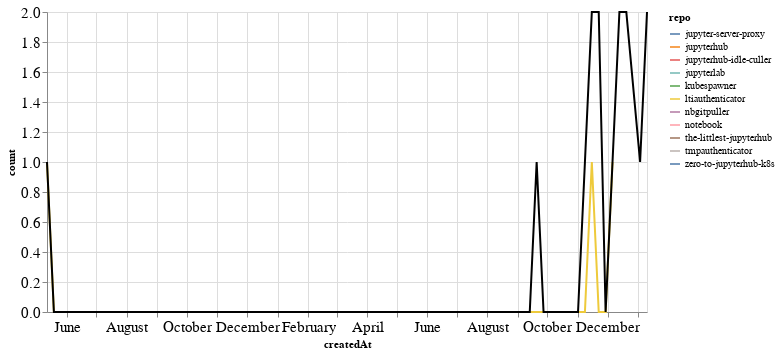

Write notebook code for a chart like this one.
### Markdown cell above
### PRs

### Code cell
prs_time = prs.groupby('repo').resample('W', on='createdAt').count()['author'].reset_index()
prs_time = prs_time.rename(columns={'author': 'count'})
prs_time_total = prs_time.groupby('createdAt').agg({"count": "sum"}).reset_index()

ch1 = alt.Chart(prs_time, width=600).mark_line().encode(
    x='createdAt',
    y='count',
    color='repo',
    tooltip="repo"
)

ch2 = alt.Chart(prs_time_total, width=600).mark_line(color="black").encode(
    x='createdAt',
    y='count',
)

ch1 + ch2

### Figure 1 — Vega-Lite specification as saved in the notebook (floating-point values rounded to 4 significant figures)
{"config": {"axisLeft": {"labelFontSize": 15}, "axisBottom": {"labelFontSize": 15}}, "layer": [{"data": {"name": "data-3f5e6c71c6b8f3025e1418ecc83e3a36"}, "mark": "line", "encoding": {"color": {"type": "nominal", "field": "repo"}, "tooltip": {"type": "nominal", "field": "repo"}, "x": {"type": "temporal", "field": "createdAt"}, "y": {"type": "quantitative", "field": "count"}}, "width": 600}, {"data": {"name": "data-f29a276b6e7699547c942e87ab6aa862"}, "mark": {"type": "line", "color": "black"}, "encoding": {"x": {"type": "temporal", "field": "createdAt"}, "y": {"type": "quantitative", "field": "count"}}, "width": 600}], "$schema": "https://vega.github.io/schema/vega-lite/v4.8.1.json", "datasets": {"data-3f5e6c71c6b8f3025e1418ecc83e3a36": [{"repo": "jupyter-server-proxy", "createdAt": "2021-01-10T00:00:00", "count": 2}, {"repo": "jupyterhub", "createdAt": "2020-09-20T00:00:00", "count": 1}, {"repo": "jupyterhub-idle-culler", "createdAt": "2020-11-15T00:00:00", "count": 1}, {"repo": "jupyterlab", "createdAt": "2020-11-22T00:00:00", "count": 1}, {"repo": "kubespawner", "createdAt": "2020-12-13T00:00:00", "count": 1}, {"repo": "ltiauthenticator", "createdAt": "2019-05-12T00:00:00", "count": 1}, {"repo": "ltiauthenticator", "createdAt": "2019-05-19T00:00:00", "count": 0}, {"repo": "ltiauthenticator", "createdAt": "2019-05-26T00:00:00", "count": 0}, {"repo": "ltiauthenticator", "createdAt": "2019-06-02T00:00:00", "count": 0}, {"repo": "ltiauthenticator", "createdAt": "2019-06-09T00:00:00", "count": 0}, {"repo": "ltiauthenticator", "createdAt": "2019-06-16T00:00:00", "count": 0}, {"repo": "ltiauthenticator", "createdAt": "2019-06-23T00:00:00", "count": 0}, {"repo": "ltiauthenticator", "createdAt": "2019-06-30T00:00:00", "count": 0}, {"repo": "ltiauthenticator", "createdAt": "2019-07-07T00:00:00", "count": 0}, {"repo": "ltiauthenticator", "createdAt": "2019-07-14T00:00:00", "count": 0}, {"repo": "ltiauthenticator", "createdAt": "2019-07-21T00:00:00", "count": 0}, {"repo": "ltiauthenticator", "createdAt": "2019-07-28T00:00:00", "count": 0}, {"repo": "ltiauthenticator", "createdAt": "2019-08-04T00:00:00", "count": 0}, {"repo": "ltiauthenticator", "createdAt": "2019-08-11T00:00:00", "count": 0}, {"repo": "ltiauthenticator", "createdAt": "2019-08-18T00:00:00", "count": 0}, {"repo": "ltiauthenticator", "createdAt": "2019-08-25T00:00:00", "count": 0}, {"repo": "ltiauthenticator", "createdAt": "2019-09-01T00:00:00", "count": 0}, {"repo": "ltiauthenticator", "createdAt": "2019-09-08T00:00:00", "count": 0}, {"repo": "ltiauthenticator", "createdAt": "2019-09-15T00:00:00", "count": 0}, {"repo": "ltiauthenticator", "createdAt": "2019-09-22T00:00:00", "count": 0}, {"repo": "ltiauthenticator", "createdAt": "2019-09-29T00:00:00", "count": 0}, {"repo": "ltiauthenticator", "createdAt": "2019-10-06T00:00:00", "count": 0}, {"repo": "ltiauthenticator", "createdAt": "2019-10-13T00:00:00", "count": 0}, {"repo": "ltiauthenticator", "createdAt": "2019-10-20T00:00:00", "count": 0}, {"repo": "ltiauthenticator", "createdAt": "2019-10-27T00:00:00", "count": 0}, {"repo": "ltiauthenticator", "createdAt": "2019-11-03T00:00:00", "count": 0}, {"repo": "ltiauthenticator", "createdAt": "2019-11-10T00:00:00", "count": 0}, {"repo": "ltiauthenticator", "createdAt": "2019-11-17T00:00:00", "count": 0}, {"repo": "ltiauthenticator", "createdAt": "2019-11-24T00:00:00", "count": 0}, {"repo": "ltiauthenticator", "createdAt": "2019-12-01T00:00:00", "count": 0}, {"repo": "ltiauthenticator", "createdAt": "2019-12-08T00:00:00", "count": 0}, {"repo": "ltiauthenticator", "createdAt": "2019-12-15T00:00:00", "count": 0}, {"repo": "ltiauthenticator", "createdAt": "2019-12-22T00:00:00", "count": 0}, {"repo": "ltiauthenticator", "createdAt": "2019-12-29T00:00:00", "count": 0}, {"repo": "ltiauthenticator", "createdAt": "2020-01-05T00:00:00", "count": 0}, {"repo": "ltiauthenticator", "createdAt": "2020-01-12T00:00:00", "count": 0}, {"repo": "ltiauthenticator", "createdAt": "2020-01-19T00:00:00", "count": 0}, {"repo": "ltiauthenticator", "createdAt": "2020-01-26T00:00:00", "count": 0}, {"repo": "ltiauthenticator", "createdAt": "2020-02-02T00:00:00", "count": 0}, {"repo": "ltiauthenticator", "createdAt": "2020-02-09T00:00:00", "count": 0}, {"repo": "ltiauthenticator", "createdAt": "2020-02-16T00:00:00", "count": 0}, {"repo": "ltiauthenticator", "createdAt": "2020-02-23T00:00:00", "count": 0}, {"repo": "ltiauthenticator", "createdAt": "2020-03-01T00:00:00", "count": 0}, {"repo": "ltiauthenticator", "createdAt": "2020-03-08T00:00:00", "count": 0}, {"repo": "ltiauthenticator", "createdAt": "2020-03-15T00:00:00", "count": 0}, {"repo": "ltiauthenticator", "createdAt": "2020-03-22T00:00:00", "count": 0}, {"repo": "ltiauthenticator", "createdAt": "2020-03-29T00:00:00", "count": 0}, {"repo": "ltiauthenticator", "createdAt": "2020-04-05T00:00:00", "count": 0}, {"repo": "ltiauthenticator", "createdAt": "2020-04-12T00:00:00", "count": 0}, {"repo": "ltiauthenticator", "createdAt": "2020-04-19T00:00:00", "count": 0}, {"repo": "ltiauthenticator", "createdAt": "2020-04-26T00:00:00", "count": 0}, {"repo": "ltiauthenticator", "createdAt": "2020-05-03T00:00:00", "count": 0}, {"repo": "ltiauthenticator", "createdAt": "2020-05-10T00:00:00", "count": 0}, {"repo": "ltiauthenticator", "createdAt": "2020-05-17T00:00:00", "count": 0}, {"repo": "ltiauthenticator", "createdAt": "2020-05-24T00:00:00", "count": 0}, {"repo": "ltiauthenticator", "createdAt": "2020-05-31T00:00:00", "count": 0}, {"repo": "ltiauthenticator", "createdAt": "2020-06-07T00:00:00", "count": 0}, {"repo": "ltiauthenticator", "createdAt": "2020-06-14T00:00:00", "count": 0}, {"repo": "ltiauthenticator", "createdAt": "2020-06-21T00:00:00", "count": 0}, {"repo": "ltiauthenticator", "createdAt": "2020-06-28T00:00:00", "count": 0}, {"repo": "ltiauthenticator", "createdAt": "2020-07-05T00:00:00", "count": 0}, {"repo": "ltiauthenticator", "createdAt": "2020-07-12T00:00:00", "count": 0}, {"repo": "ltiauthenticator", "createdAt": "2020-07-19T00:00:00", "count": 0}, {"repo": "ltiauthenticator", "createdAt": "2020-07-26T00:00:00", "count": 0}, {"repo": "ltiauthenticator", "createdAt": "2020-08-02T00:00:00", "count": 0}, {"repo": "ltiauthenticator", "createdAt": "2020-08-09T00:00:00", "count": 0}, {"repo": "ltiauthenticator", "createdAt": "2020-08-16T00:00:00", "count": 0}, {"repo": "ltiauthenticator", "createdAt": "2020-08-23T00:00:00", "count": 0}, {"repo": "ltiauthenticator", "createdAt": "2020-08-30T00:00:00", "count": 0}, {"repo": "ltiauthenticator", "createdAt": "2020-09-06T00:00:00", "count": 0}, {"repo": "ltiauthenticator", "createdAt": "2020-09-13T00:00:00", "count": 0}, {"repo": "ltiauthenticator", "createdAt": "2020-09-20T00:00:00", "count": 0}, {"repo": "ltiauthenticator", "createdAt": "2020-09-27T00:00:00", "count": 0}, {"repo": "ltiauthenticator", "createdAt": "2020-10-04T00:00:00", "count": 0}, {"repo": "ltiauthenticator", "createdAt": "2020-10-11T00:00:00", "count": 0}, {"repo": "ltiauthenticator", "createdAt": "2020-10-18T00:00:00", "count": 0}, {"repo": "ltiauthenticator", "createdAt": "2020-10-25T00:00:00", "count": 0}, {"repo": "ltiauthenticator", "createdAt": "2020-11-01T00:00:00", "count": 0}, {"repo": "ltiauthenticator", "createdAt": "2020-11-08T00:00:00", "count": 0}, {"repo": "ltiauthenticator", "createdAt": "2020-11-15T00:00:00", "count": 1}, {"repo": "ltiauthenticator", "createdAt": "2020-11-22T00:00:00", "count": 0}, {"repo": "ltiauthenticator", "createdAt": "2020-11-29T00:00:00", "count": 0}, {"repo": "ltiauthenticator", "createdAt": "2020-12-06T00:00:00", "count": 1}, {"repo": "nbgitpuller", "createdAt": "2020-12-20T00:00:00", "count": 2}, {"repo": "notebook", "createdAt": "2020-11-22T00:00:00", "count": 1}, {"repo": "the-littlest-jupyterhub", "createdAt": "2021-01-03T00:00:00", "count": 1}, {"repo": "tmpauthenticator", "createdAt": "2020-12-13T00:00:00", "count": 1}, {"repo": "zero-to-jupyterhub-k8s", "createdAt": "2020-11-08T00:00:00", "count": 1}], "data-f29a276b6e7699547c942e87ab6aa862": [{"createdAt": "2019-05-12T00:00:00", "count": 1}, {"createdAt": "2019-05-19T00:00:00", "count": 0}, {"createdAt": "2019-05-26T00:00:00", "count": 0}, {"createdAt": "2019-06-02T00:00:00", "count": 0}, {"createdAt": "2019-06-09T00:00:00", "count": 0}, {"createdAt": "2019-06-16T00:00:00", "count": 0}, {"createdAt": "2019-06-23T00:00:00", "count": 0}, {"createdAt": "2019-06-30T00:00:00", "count": 0}, {"createdAt": "2019-07-07T00:00:00", "count": 0}, {"createdAt": "2019-07-14T00:00:00", "count": 0}, {"createdAt": "2019-07-21T00:00:00", "count": 0}, {"createdAt": "2019-07-28T00:00:00", "count": 0}, {"createdAt": "2019-08-04T00:00:00", "count": 0}, {"createdAt": "2019-08-11T00:00:00", "count": 0}, {"createdAt": "2019-08-18T00:00:00", "count": 0}, {"createdAt": "2019-08-25T00:00:00", "count": 0}, {"createdAt": "2019-09-01T00:00:00", "count": 0}, {"createdAt": "2019-09-08T00:00:00", "count": 0}, {"createdAt": "2019-09-15T00:00:00", "count": 0}, {"createdAt": "2019-09-22T00:00:00", "count": 0}, {"createdAt": "2019-09-29T00:00:00", "count": 0}, {"createdAt": "2019-10-06T00:00:00", "count": 0}, {"createdAt": "2019-10-13T00:00:00", "count": 0}, {"createdAt": "2019-10-20T00:00:00", "count": 0}, {"createdAt": "2019-10-27T00:00:00", "count": 0}, {"createdAt": "2019-11-03T00:00:00", "count": 0}, {"createdAt": "2019-11-10T00:00:00", "count": 0}, {"createdAt": "2019-11-17T00:00:00", "count": 0}, {"createdAt": "2019-11-24T00:00:00", "count": 0}, {"createdAt": "2019-12-01T00:00:00", "count": 0}, {"createdAt": "2019-12-08T00:00:00", "count": 0}, {"createdAt": "2019-12-15T00:00:00", "count": 0}, {"createdAt": "2019-12-22T00:00:00", "count": 0}, {"createdAt": "2019-12-29T00:00:00", "count": 0}, {"createdAt": "2020-01-05T00:00:00", "count": 0}, {"createdAt": "2020-01-12T00:00:00", "count": 0}, {"createdAt": "2020-01-19T00:00:00", "count": 0}, {"createdAt": "2020-01-26T00:00:00", "count": 0}, {"createdAt": "2020-02-02T00:00:00", "count": 0}, {"createdAt": "2020-02-09T00:00:00", "count": 0}, {"createdAt": "2020-02-16T00:00:00", "count": 0}, {"createdAt": "2020-02-23T00:00:00", "count": 0}, {"createdAt": "2020-03-01T00:00:00", "count": 0}, {"createdAt": "2020-03-08T00:00:00", "count": 0}, {"createdAt": "2020-03-15T00:00:00", "count": 0}, {"createdAt": "2020-03-22T00:00:00", "count": 0}, {"createdAt": "2020-03-29T00:00:00", "count": 0}, {"createdAt": "2020-04-05T00:00:00", "count": 0}, {"createdAt": "2020-04-12T00:00:00", "count": 0}, {"createdAt": "2020-04-19T00:00:00", "count": 0}, {"createdAt": "2020-04-26T00:00:00", "count": 0}, {"createdAt": "2020-05-03T00:00:00", "count": 0}, {"createdAt": "2020-05-10T00:00:00", "count": 0}, {"createdAt": "2020-05-17T00:00:00", "count": 0}, {"createdAt": "2020-05-24T00:00:00", "count": 0}, {"createdAt": "2020-05-31T00:00:00", "count": 0}, {"createdAt": "2020-06-07T00:00:00", "count": 0}, {"createdAt": "2020-06-14T00:00:00", "count": 0}, {"createdAt": "2020-06-21T00:00:00", "count": 0}, {"createdAt": "2020-06-28T00:00:00", "count": 0}, {"createdAt": "2020-07-05T00:00:00", "count": 0}, {"createdAt": "2020-07-12T00:00:00", "count": 0}, {"createdAt": "2020-07-19T00:00:00", "count": 0}, {"createdAt": "2020-07-26T00:00:00", "count": 0}, {"createdAt": "2020-08-02T00:00:00", "count": 0}, {"createdAt": "2020-08-09T00:00:00", "count": 0}, {"createdAt": "2020-08-16T00:00:00", "count": 0}, {"createdAt": "2020-08-23T00:00:00", "count": 0}, {"createdAt": "2020-08-30T00:00:00", "count": 0}, {"createdAt": "2020-09-06T00:00:00", "count": 0}, {"createdAt": "2020-09-13T00:00:00", "count": 0}, {"createdAt": "2020-09-20T00:00:00", "count": 1}, {"createdAt": "2020-09-27T00:00:00", "count": 0}, {"createdAt": "2020-10-04T00:00:00", "count": 0}, {"createdAt": "2020-10-11T00:00:00", "count": 0}, {"createdAt": "2020-10-18T00:00:00", "count": 0}, {"createdAt": "2020-10-25T00:00:00", "count": 0}, {"createdAt": "2020-11-01T00:00:00", "count": 0}, {"createdAt": "2020-11-08T00:00:00", "count": 1}, {"createdAt": "2020-11-15T00:00:00", "count": 2}, {"createdAt": "2020-11-22T00:00:00", "count": 2}, {"createdAt": "2020-11-29T00:00:00", "count": 0}, {"createdAt": "2020-12-06T00:00:00", "count": 1}, {"createdAt": "2020-12-13T00:00:00", "count": 2}, {"createdAt": "2020-12-20T00:00:00", "count": 2}, {"createdAt": "2021-01-03T00:00:00", "count": 1}, {"createdAt": "2021-01-10T00:00:00", "count": 2}]}}
